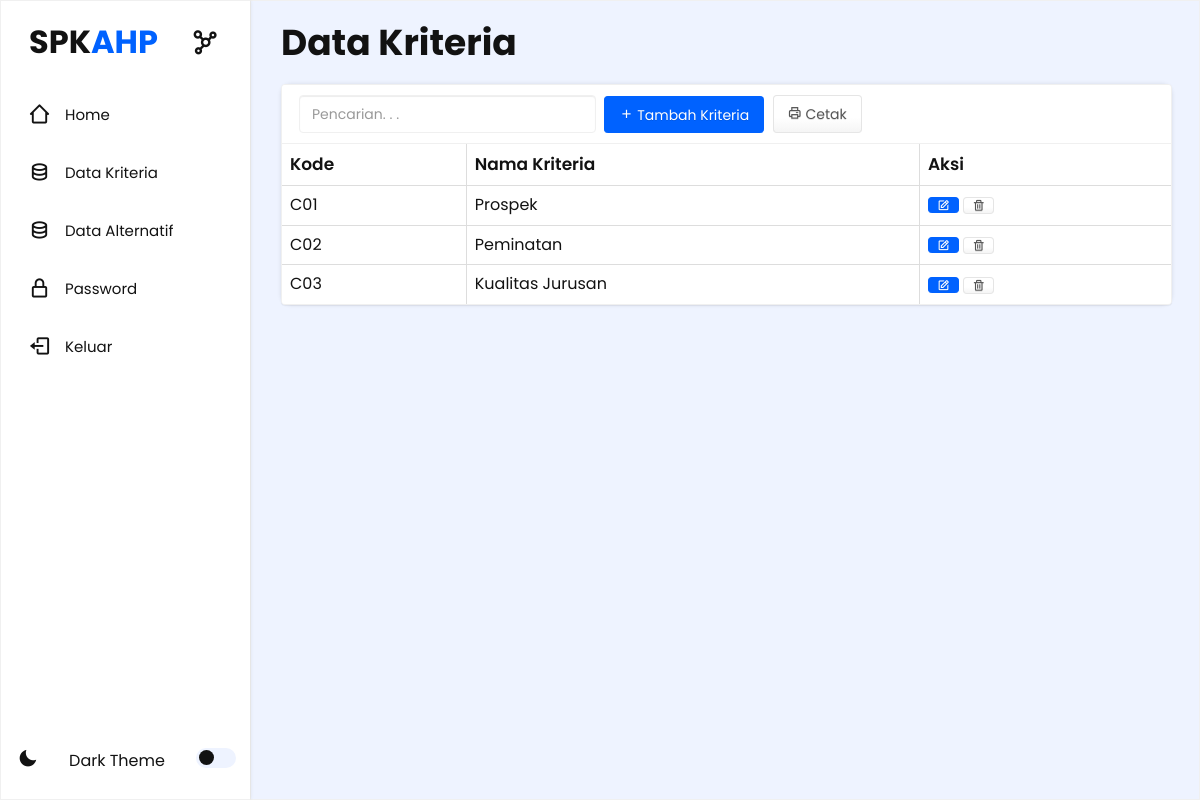
Screenshot of /halaman_admin.php?m=kriteria (signed in) with the database file from the repository.
### tables this page shows
CREATE TABLE `tb_kriteria` (
  `kode_kriteria` varchar(16) NOT NULL,
  `nama_kriteria` varchar(255) DEFAULT NULL
);

### config.php (called while the page is built, shortened)
<?php
$config["server"] = 'localhost';
$config["username"] = 'root';
$config["password"] = '';
$config["database_name"] = 'ahp_per_user';

### functions.php (called while the page is built, shortened)
<?php
include 'config.php';
include 'includes/db.php';
$db = new db($config['server'], $config['username'], $config['password'], $config['database_name']);
function esc_field($str)
{
    return addslashes($str);
}

### includes/db.php (called while the page is built, shortened)
<?php
class DB
{
    var $conn = null;
    public function __construct($host, $username, $passwd, $dbname)
    {
        $this->conn = mysqli_connect($host, $username, $passwd, $dbname);
    }
    public function query($sql)
    {
        $query = mysqli_query($this->conn, $sql) or die('<pre>Error mysqli_query: ' . mysqli_error($this->conn) . '<br />' . $sql . '</pre>');
        return $query;
    }
    public function get_results($sql)
    {
        $query = $this->query($sql);
        $arr = array();
        while ($row = mysqli_fetch_object($query)) {
            $arr[] = $row;
        }
        return $arr;
    }
}

### kriteria.php (the view, shortened to what this page needs)
<section class="home section" >
    <div class="main">
        <div class="main-content">
            <h1>Data Kriteria</h1>
            <div class="box_p">
                <div class="panel panel-default">
                    <div class="panel-heading">
                        <form class="form-inline">
                            <div class="form-group">
                                <input class="form-control" type="text" placeholder="Pencarian. . ." name="q" value="<?= $_GET['q'] ?>" />
                            </div>
                            <div class="form-group">
                                <a class="btn btn-primary" href="?m=kriteria_tambah"><span class="bx bx-plus"></span> Tambah Kriteria</a>
                            </div>
                            <div class="form-group">
                                <a class="btn btn-default" href="cetak.php?<?= $_SERVER['QUERY_STRING'] ?>" target="_blank"><span class="bx bx-printer"></span> Cetak</a>
                            </div>
                        </form>
                    </div>
                    <div class="table-responsive">
                        <table class="table table-bordered table-hover table-striped">
                            <thead>
                                <tr>
                                    <th>Kode</th>
                                    <th>Nama Kriteria</th>
                                    <th>Aksi</th>
                                </tr>
                            </thead>
                            <?php
                            $q = esc_field($_GET['q']);
                            $rows = $db->get_results("SELECT * FROM tb_kriteria WHERE nama_kriteria LIKE '%$q%' ORDER BY kode_kriteria");
                            foreach ($rows as $row) : ?>
                                <tr>
                                    <td><?= $row->kode_kriteria ?></td>
                                    <td><?= $row->nama_kriteria ?></td>
                                    <td>
                                        <a class="btn btn-xs btn-primary" href="?m=kriteria_ubah&ID=<?= $row->kode_kriteria ?>"><span class="bx bx-edit"></span></a>
                                        <a class="btn btn-xs btn-default" href="aksi.php?act=kriteria_hapus&ID=<?= $row->kode_kriteria ?>" onclick="return confirm('Hapus data?')"><span class="bx bx-trash"></span></a>
                                    </td>
                                </tr>
                                <?php endforeach; ?>
                        </table>
                    </div>
                </div>
            </div>
        </div>
    </div>
</section>

### assets/css/style.css (style rules this page uses)
* { margin: 0; padding: 0; box-sizing: border-box; font-family: "Poppins", sans-serif; --transition: all 0.2s ease; }
:root { --color-white: #fff; --color-black: #121212; --color-bg: #eef3ff; --color-hover: hsla(217, 100%, 50%, 1); --table-color: #f0f0f0; }
.home { position: relative; top: 0; left: 250px; width: calc(100% - 250px); min-height: 100vh; background: var(--color-bg); z-index: 6; transition: var(--transition); }
h1 { position: relative; font-weight: bold; }
.home .main .main-content h1 { font-weight: 700; right: 18px; bottom: 10px; }
.home .main { font-size: 1.5rem; color: #545956; padding-top: 1.5rem; margin-left: 3rem; }
.home .main h1 { color: var(--color-black); }
.home .main .box_p { position: relative; right: 18px; border-radius: 10px; background-color: var(--color-white); box-sizing: content-box; box-shadow: 0 0 4px rgba(0, 0, 0, 0.1); width: 99%; top: 4px; }
.section { position: fixed; height: 100%; z-index: 0; overflow-y: auto; overflow-x: hidden; border: 0.5px solid var(--table-color); }
.form-group a { text-decoration: none; }
.btn { display: inline-block; margin-bottom: 0; font-weight: normal; text-align: center; white-space: nowrap; vertical-align: middle; -ms-touch-action: manipulation; touch-action: manipulation; cursor: pointer; background-image: none; border: 1px solid transparent; padding: 8px 14px; font-size: 14px; line-height: 1.42857143; border-radius: 4px; -webkit-user-select: none; -moz-user-select: none; -ms-user-select: none; user-select: none }
.btn-primary { color: #ffffff; background-color: var(--color-hover); border-color: var(--color-hover); background-repeat: no-repeat; -webkit-filter: none; filter: none; border-bottom: var(--color-hover); }
.form-control { display: block; width: 100%; height: 38px; padding: 8px 12px; font-size: 14px; line-height: 1.42857143; background-color: var(--color-white); background-image: none; border: 1px solid var(--table-color); border-radius: 4px; box-shadow: inset 0 1px 1px rgba(0, 0, 0, 0.075); transition: border-color ease-in-out .15s, box-shadow ease-in-out .15s }
.panel { margin-bottom: 20px; background-color: var(--color-white); border: 1px solid transparent ; border-radius: 4px; box-shadow: 0 1px 1px rgba(0, 0, 0, 0.05) }
.panel-default { border-color: var(--table-color); }
.panel-default>.panel-heading { color: #555555; background-color: var(--color-white); border-color: var(--table-color); }
.table { border-collapse: collapse !important }
.table td, .table th { background-color: var(--color-white) !important }
thead tr th { color: var(--color-black); font-size: 17px; font-weight: 600; }
table tr { color: var(--color-black); }
table tr td { color: var(--color-black); font-size: 16px; }
.btn-xs, .btn-group-xs>.btn { position: relative; padding: 1px 8px; font-size: 13px; line-height: 1.5; border-radius: 4px }
form { position: relative; }
.form-group { position: relative; padding-left: 2px; }
input[type="text"] { color: var(--color-black); }
.form-group .form-control { color: var(--color-black); }

### rows the page displays
tb_kriteria: kode_kriteria "C01", nama_kriteria "Prospek"
tb_kriteria: kode_kriteria "C02", nama_kriteria "Peminatan"
tb_kriteria: kode_kriteria "C03", nama_kriteria "Kualitas Jurusan"
